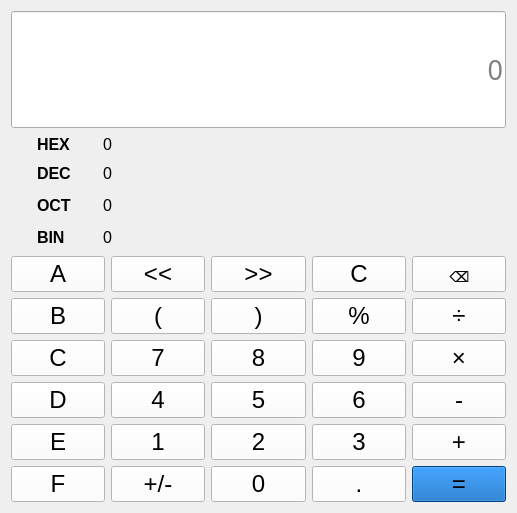
<?xml version="1.0" encoding="UTF-8"?>
<ui version="4.0">
 <class>Programmer</class>
 <widget class="QWidget" name="Programmer">
  <property name="geometry">
   <rect>
    <x>0</x>
    <y>0</y>
    <width>517</width>
    <height>513</height>
   </rect>
  </property>
  <property name="windowTitle">
   <string>Form</string>
  </property>
  <layout class="QVBoxLayout" name="verticalLayout">
   <item>
    <widget class="QLineEdit" name="display">
     <property name="sizePolicy">
      <sizepolicy hsizetype="Expanding" vsizetype="Preferred">
       <horstretch>0</horstretch>
       <verstretch>0</verstretch>
      </sizepolicy>
     </property>
     <property name="font">
      <font>
       <family>Bahnschrift SemiBold</family>
       <pointsize>20</pointsize>
       <weight>7</weight>
       <italic>false</italic>
       <bold>false</bold>
      </font>
     </property>
     <property name="mouseTracking">
      <bool>true</bool>
     </property>
     <property name="styleSheet">
      <string notr="true">font: 63 20pt &quot;Bahnschrift SemiBold&quot;;
color:black;
</string>
     </property>
     <property name="alignment">
      <set>Qt::AlignRight|Qt::AlignTrailing|Qt::AlignVCenter</set>
     </property>
     <property name="placeholderText">
      <string>0</string>
     </property>
    </widget>
   </item>
   <item>
    <layout class="QGridLayout" name="gridLayout_3">
     <item row="2" column="1">
      <widget class="QLabel" name="label_5">
       <property name="maximumSize">
        <size>
         <width>60</width>
         <height>16777215</height>
        </size>
       </property>
       <property name="font">
        <font>
         <family>Arial</family>
         <pointsize>12</pointsize>
         <weight>75</weight>
         <bold>true</bold>
        </font>
       </property>
       <property name="text">
        <string>OCT</string>
       </property>
      </widget>
     </item>
     <item row="0" column="1">
      <widget class="QLabel" name="label_3">
       <property name="maximumSize">
        <size>
         <width>60</width>
         <height>16777215</height>
        </size>
       </property>
       <property name="font">
        <font>
         <family>Arial</family>
         <pointsize>12</pointsize>
         <weight>75</weight>
         <bold>true</bold>
        </font>
       </property>
       <property name="text">
        <string>HEX</string>
       </property>
      </widget>
     </item>
     <item row="0" column="0">
      <widget class="QLabel" name="labelCur">
       <property name="maximumSize">
        <size>
         <width>20</width>
         <height>20</height>
        </size>
       </property>
       <property name="font">
        <font>
         <family>Arial</family>
         <pointsize>12</pointsize>
         <weight>75</weight>
         <bold>true</bold>
        </font>
       </property>
       <property name="styleSheet">
        <string notr="true">border-image: url(:/imgs/line.png);</string>
       </property>
       <property name="text">
        <string/>
       </property>
      </widget>
     </item>
     <item row="1" column="1">
      <widget class="QLabel" name="label_4">
       <property name="maximumSize">
        <size>
         <width>60</width>
         <height>16777215</height>
        </size>
       </property>
       <property name="font">
        <font>
         <family>Arial</family>
         <pointsize>12</pointsize>
         <weight>75</weight>
         <bold>true</bold>
        </font>
       </property>
       <property name="text">
        <string>DEC</string>
       </property>
      </widget>
     </item>
     <item row="1" column="2">
      <widget class="QLabel" name="labelDEC">
       <property name="font">
        <font>
         <family>Arial</family>
         <pointsize>12</pointsize>
        </font>
       </property>
       <property name="text">
        <string>0</string>
       </property>
      </widget>
     </item>
     <item row="2" column="2">
      <widget class="QLabel" name="labelOCT">
       <property name="font">
        <font>
         <family>Arial</family>
         <pointsize>12</pointsize>
        </font>
       </property>
       <property name="text">
        <string>0</string>
       </property>
      </widget>
     </item>
     <item row="3" column="2">
      <widget class="QLabel" name="labelBIN">
       <property name="font">
        <font>
         <family>Arial</family>
         <pointsize>12</pointsize>
        </font>
       </property>
       <property name="text">
        <string>0</string>
       </property>
      </widget>
     </item>
     <item row="3" column="1">
      <widget class="QLabel" name="label_6">
       <property name="maximumSize">
        <size>
         <width>60</width>
         <height>16777215</height>
        </size>
       </property>
       <property name="font">
        <font>
         <family>Arial</family>
         <pointsize>12</pointsize>
         <weight>75</weight>
         <bold>true</bold>
        </font>
       </property>
       <property name="text">
        <string>BIN</string>
       </property>
      </widget>
     </item>
     <item row="0" column="2">
      <widget class="QLabel" name="labelHEX">
       <property name="font">
        <font>
         <family>Arial</family>
         <pointsize>12</pointsize>
        </font>
       </property>
       <property name="text">
        <string>0</string>
       </property>
      </widget>
     </item>
    </layout>
   </item>
   <item>
    <layout class="QGridLayout" name="gridLayout_2">
     <item row="2" column="3">
      <widget class="QPushButton" name="btnNum9">
       <property name="sizePolicy">
        <sizepolicy hsizetype="Minimum" vsizetype="Minimum">
         <horstretch>0</horstretch>
         <verstretch>0</verstretch>
        </sizepolicy>
       </property>
       <property name="styleSheet">
        <string notr="true">QPushButton{
	font: 28 18pt;
	background-color: rgb(252, 252, 252);
}

QPushButton::hover{
	background-color: rgb(243, 243, 243);
	color:rgb(95, 95, 95);
}

QPushButton::pressed{
	background-color: rgb(243, 243, 243);
	color:rgb(95, 95, 95);
}
</string>
       </property>
       <property name="text">
        <string>9</string>
       </property>
      </widget>
     </item>
     <item row="0" column="1">
      <widget class="QPushButton" name="btnLeftMove">
       <property name="sizePolicy">
        <sizepolicy hsizetype="Minimum" vsizetype="Minimum">
         <horstretch>0</horstretch>
         <verstretch>0</verstretch>
        </sizepolicy>
       </property>
       <property name="styleSheet">
        <string notr="true">QPushButton{
	font: 28 18pt;
	background-color: rgb(252, 252, 252);
}

QPushButton::hover{
	background-color: rgb(243, 243, 243);
	color:rgb(95, 95, 95);
}

QPushButton::pressed{
	background-color: rgb(243, 243, 243);
	color:rgb(95, 95, 95);
}
</string>
       </property>
       <property name="text">
        <string>&lt;&lt;</string>
       </property>
      </widget>
     </item>
     <item row="0" column="0">
      <widget class="QPushButton" name="btnA">
       <property name="sizePolicy">
        <sizepolicy hsizetype="Minimum" vsizetype="Minimum">
         <horstretch>0</horstretch>
         <verstretch>0</verstretch>
        </sizepolicy>
       </property>
       <property name="styleSheet">
        <string notr="true">QPushButton{
	font: 28 18pt;
	background-color: rgb(252, 252, 252);
}

QPushButton::hover{
	background-color: rgb(243, 243, 243);
	color:rgb(95, 95, 95);
}

QPushButton::pressed{
	background-color: rgb(243, 243, 243);
	color:rgb(95, 95, 95);
}
</string>
       </property>
       <property name="text">
        <string>A</string>
       </property>
      </widget>
     </item>
     <item row="4" column="3">
      <widget class="QPushButton" name="btnNum3">
       <property name="sizePolicy">
        <sizepolicy hsizetype="Minimum" vsizetype="Minimum">
         <horstretch>0</horstretch>
         <verstretch>0</verstretch>
        </sizepolicy>
       </property>
       <property name="styleSheet">
        <string notr="true">QPushButton{
	font: 30 18pt;
	background-color: rgb(252, 252, 252);
}

QPushButton::hover{
	background-color: rgb(243, 243, 243);
	color:rgb(95, 95, 95);
}

QPushButton::pressed{
	background-color: rgb(243, 243, 243);
	color:rgb(95, 95, 95);
}
</string>
       </property>
       <property name="text">
        <string>3</string>
       </property>
      </widget>
     </item>
     <item row="0" column="2">
      <widget class="QPushButton" name="btnRightMove">
       <property name="sizePolicy">
        <sizepolicy hsizetype="Minimum" vsizetype="Minimum">
         <horstretch>0</horstretch>
         <verstretch>0</verstretch>
        </sizepolicy>
       </property>
       <property name="styleSheet">
        <string notr="true">QPushButton{
	font: 28 18pt;
	background-color: rgb(252, 252, 252);
}

QPushButton::hover{
	background-color: rgb(243, 243, 243);
	color:rgb(95, 95, 95);
}

QPushButton::pressed{
	background-color: rgb(243, 243, 243);
	color:rgb(95, 95, 95);
}
</string>
       </property>
       <property name="text">
        <string>&gt;&gt;</string>
       </property>
      </widget>
     </item>
     <item row="1" column="4">
      <widget class="QPushButton" name="btnDivide">
       <property name="sizePolicy">
        <sizepolicy hsizetype="Minimum" vsizetype="Minimum">
         <horstretch>0</horstretch>
         <verstretch>0</verstretch>
        </sizepolicy>
       </property>
       <property name="styleSheet">
        <string notr="true">QPushButton{
	font: 28 18pt;
	background-color: rgb(252, 252, 252);
}

QPushButton::hover{
	background-color: rgb(243, 243, 243);
	color:rgb(95, 95, 95);
}

QPushButton::pressed{
	background-color: rgb(243, 243, 243);
	color:rgb(95, 95, 95);
}
</string>
       </property>
       <property name="text">
        <string>÷</string>
       </property>
      </widget>
     </item>
     <item row="2" column="2">
      <widget class="QPushButton" name="btnNum8">
       <property name="sizePolicy">
        <sizepolicy hsizetype="Minimum" vsizetype="Minimum">
         <horstretch>0</horstretch>
         <verstretch>0</verstretch>
        </sizepolicy>
       </property>
       <property name="styleSheet">
        <string notr="true">QPushButton{
	font: 28 18pt;
	background-color: rgb(252, 252, 252);
}

QPushButton::hover{
	background-color: rgb(243, 243, 243);
	color:rgb(95, 95, 95);
}

QPushButton::pressed{
	background-color: rgb(243, 243, 243);
	color:rgb(95, 95, 95);
}
</string>
       </property>
       <property name="text">
        <string>8</string>
       </property>
       <property name="checkable">
        <bool>false</bool>
       </property>
       <property name="autoDefault">
        <bool>false</bool>
       </property>
      </widget>
     </item>
     <item row="2" column="4">
      <widget class="QPushButton" name="btnMultiple">
       <property name="sizePolicy">
        <sizepolicy hsizetype="Minimum" vsizetype="Minimum">
         <horstretch>0</horstretch>
         <verstretch>0</verstretch>
        </sizepolicy>
       </property>
       <property name="styleSheet">
        <string notr="true">QPushButton{
	font: 28 18pt;
	background-color: rgb(252, 252, 252);
}

QPushButton::hover{
	background-color: rgb(243, 243, 243);
	color:rgb(95, 95, 95);
}

QPushButton::pressed{
	background-color: rgb(243, 243, 243);
	color:rgb(95, 95, 95);
}
</string>
       </property>
       <property name="text">
        <string>×</string>
       </property>
      </widget>
     </item>
     <item row="4" column="4">
      <widget class="QPushButton" name="btnPlus">
       <property name="sizePolicy">
        <sizepolicy hsizetype="Minimum" vsizetype="Minimum">
         <horstretch>0</horstretch>
         <verstretch>0</verstretch>
        </sizepolicy>
       </property>
       <property name="styleSheet">
        <string notr="true">QPushButton{
	font: 30 18pt;
	background-color: rgb(252, 252, 252);
}

QPushButton::hover{
	background-color: rgb(243, 243, 243);
	color:rgb(95, 95, 95);
}

QPushButton::pressed{
	background-color: rgb(243, 243, 243);
	color:rgb(95, 95, 95);
}
</string>
       </property>
       <property name="text">
        <string>+</string>
       </property>
      </widget>
     </item>
     <item row="2" column="0">
      <widget class="QPushButton" name="btnC">
       <property name="sizePolicy">
        <sizepolicy hsizetype="Minimum" vsizetype="Minimum">
         <horstretch>0</horstretch>
         <verstretch>0</verstretch>
        </sizepolicy>
       </property>
       <property name="styleSheet">
        <string notr="true">QPushButton{
	font: 28 18pt;
	background-color: rgb(252, 252, 252);
}

QPushButton::hover{
	background-color: rgb(243, 243, 243);
	color:rgb(95, 95, 95);
}

QPushButton::pressed{
	background-color: rgb(243, 243, 243);
	color:rgb(95, 95, 95);
}
</string>
       </property>
       <property name="text">
        <string>C</string>
       </property>
      </widget>
     </item>
     <item row="4" column="1">
      <widget class="QPushButton" name="btnNum1">
       <property name="sizePolicy">
        <sizepolicy hsizetype="Minimum" vsizetype="Minimum">
         <horstretch>0</horstretch>
         <verstretch>0</verstretch>
        </sizepolicy>
       </property>
       <property name="styleSheet">
        <string notr="true">QPushButton{
	font: 30 18pt;
	background-color: rgb(252, 252, 252);
}

QPushButton::hover{
	background-color: rgb(243, 243, 243);
	color:rgb(95, 95, 95);
}

QPushButton::pressed{
	background-color: rgb(243, 243, 243);
	color:rgb(95, 95, 95);
}
</string>
       </property>
       <property name="text">
        <string>1</string>
       </property>
      </widget>
     </item>
     <item row="0" column="3">
      <widget class="QPushButton" name="btnClearAll">
       <property name="sizePolicy">
        <sizepolicy hsizetype="Minimum" vsizetype="Minimum">
         <horstretch>0</horstretch>
         <verstretch>0</verstretch>
        </sizepolicy>
       </property>
       <property name="styleSheet">
        <string notr="true">QPushButton{
	font: 28 18pt;
	background-color: rgb(252, 252, 252);
}

QPushButton::hover{
	background-color: rgb(243, 243, 243);
	color:rgb(95, 95, 95);
}

QPushButton::pressed{
	background-color: rgb(243, 243, 243);
	color:rgb(95, 95, 95);
}
</string>
       </property>
       <property name="text">
        <string>C</string>
       </property>
      </widget>
     </item>
     <item row="1" column="0">
      <widget class="QPushButton" name="btnB">
       <property name="sizePolicy">
        <sizepolicy hsizetype="Minimum" vsizetype="Minimum">
         <horstretch>0</horstretch>
         <verstretch>0</verstretch>
        </sizepolicy>
       </property>
       <property name="styleSheet">
        <string notr="true">QPushButton{
	font: 28 18pt;
	background-color: rgb(252, 252, 252);
}

QPushButton::hover{
	background-color: rgb(243, 243, 243);
	color:rgb(95, 95, 95);
}

QPushButton::pressed{
	background-color: rgb(243, 243, 243);
	color:rgb(95, 95, 95);
}
</string>
       </property>
       <property name="text">
        <string>B</string>
       </property>
      </widget>
     </item>
     <item row="5" column="4">
      <widget class="QPushButton" name="btnEqual">
       <property name="sizePolicy">
        <sizepolicy hsizetype="Minimum" vsizetype="Minimum">
         <horstretch>0</horstretch>
         <verstretch>0</verstretch>
        </sizepolicy>
       </property>
       <property name="styleSheet">
        <string notr="true">QPushButton{
	font: 30 18pt;
	background-color: rgb(0, 95, 186);
}

QPushButton::hover{
	background-color: rgb(49, 125, 197);
	color:rgb(95, 95, 95);
}

QPushButton::pressed{
	background-color: rgb(49, 125, 197);
	color:rgb(95, 95, 95);
}
</string>
       </property>
       <property name="text">
        <string>=</string>
       </property>
      </widget>
     </item>
     <item row="1" column="1">
      <widget class="QPushButton" name="btnLeft">
       <property name="sizePolicy">
        <sizepolicy hsizetype="Minimum" vsizetype="Minimum">
         <horstretch>0</horstretch>
         <verstretch>0</verstretch>
        </sizepolicy>
       </property>
       <property name="styleSheet">
        <string notr="true">QPushButton{
	font: 28 18pt;
	background-color: rgb(252, 252, 252);
}

QPushButton::hover{
	background-color: rgb(243, 243, 243);
	color:rgb(95, 95, 95);
}

QPushButton::pressed{
	background-color: rgb(243, 243, 243);
	color:rgb(95, 95, 95);
}
</string>
       </property>
       <property name="text">
        <string>(</string>
       </property>
      </widget>
     </item>
     <item row="2" column="1">
      <widget class="QPushButton" name="btnNum7">
       <property name="sizePolicy">
        <sizepolicy hsizetype="Minimum" vsizetype="Minimum">
         <horstretch>0</horstretch>
         <verstretch>0</verstretch>
        </sizepolicy>
       </property>
       <property name="styleSheet">
        <string notr="true">QPushButton{
	font: 28 18pt;
	background-color: rgb(252, 252, 252);
}

QPushButton::hover{
	background-color: rgb(243, 243, 243);
	color:rgb(95, 95, 95);
}

QPushButton::pressed{
	background-color: rgb(243, 243, 243);
	color:rgb(95, 95, 95);
}
</string>
       </property>
       <property name="text">
        <string>7</string>
       </property>
      </widget>
     </item>
     <item row="4" column="2">
      <widget class="QPushButton" name="btnNum2">
       <property name="sizePolicy">
        <sizepolicy hsizetype="Minimum" vsizetype="Minimum">
         <horstretch>0</horstretch>
         <verstretch>0</verstretch>
        </sizepolicy>
       </property>
       <property name="styleSheet">
        <string notr="true">QPushButton{
	font: 30 18pt;
	background-color: rgb(252, 252, 252);
}

QPushButton::hover{
	background-color: rgb(243, 243, 243);
	color:rgb(95, 95, 95);
}

QPushButton::pressed{
	background-color: rgb(243, 243, 243);
	color:rgb(95, 95, 95);
}
</string>
       </property>
       <property name="text">
        <string>2</string>
       </property>
      </widget>
     </item>
     <item row="3" column="2">
      <widget class="QPushButton" name="btnNum5">
       <property name="sizePolicy">
        <sizepolicy hsizetype="Minimum" vsizetype="Minimum">
         <horstretch>0</horstretch>
         <verstretch>0</verstretch>
        </sizepolicy>
       </property>
       <property name="styleSheet">
        <string notr="true">QPushButton{
	font: 28 18pt;
	background-color: rgb(252, 252, 252);
}

QPushButton::hover{
	background-color: rgb(243, 243, 243);
	color:rgb(95, 95, 95);
}

QPushButton::pressed{
	background-color: rgb(243, 243, 243);
	color:rgb(95, 95, 95);
}
</string>
       </property>
       <property name="text">
        <string>5</string>
       </property>
      </widget>
     </item>
     <item row="3" column="4">
      <widget class="QPushButton" name="btnMinus">
       <property name="sizePolicy">
        <sizepolicy hsizetype="Minimum" vsizetype="Minimum">
         <horstretch>0</horstretch>
         <verstretch>0</verstretch>
        </sizepolicy>
       </property>
       <property name="styleSheet">
        <string notr="true">QPushButton{
	font: 28 18pt;
	background-color: rgb(252, 252, 252);
}

QPushButton::hover{
	background-color: rgb(243, 243, 243);
	color:rgb(95, 95, 95);
}

QPushButton::pressed{
	background-color: rgb(243, 243, 243);
	color:rgb(95, 95, 95);
}
</string>
       </property>
       <property name="text">
        <string>-</string>
       </property>
      </widget>
     </item>
     <item row="1" column="2">
      <widget class="QPushButton" name="btnRight">
       <property name="sizePolicy">
        <sizepolicy hsizetype="Minimum" vsizetype="Minimum">
         <horstretch>0</horstretch>
         <verstretch>0</verstretch>
        </sizepolicy>
       </property>
       <property name="styleSheet">
        <string notr="true">QPushButton{
	font: 28 18pt;
	background-color: rgb(252, 252, 252);
}

QPushButton::hover{
	background-color: rgb(243, 243, 243);
	color:rgb(95, 95, 95);
}

QPushButton::pressed{
	background-color: rgb(243, 243, 243);
	color:rgb(95, 95, 95);
}
</string>
       </property>
       <property name="text">
        <string>)</string>
       </property>
      </widget>
     </item>
     <item row="0" column="4">
      <widget class="QPushButton" name="btnDel">
       <property name="sizePolicy">
        <sizepolicy hsizetype="Minimum" vsizetype="Minimum">
         <horstretch>0</horstretch>
         <verstretch>0</verstretch>
        </sizepolicy>
       </property>
       <property name="styleSheet">
        <string notr="true">QPushButton{
	font: 28 18pt;
	background-color: rgb(252, 252, 252);
}

QPushButton::hover{
	background-color: rgb(243, 243, 243);
	color:rgb(95, 95, 95);
}

QPushButton::pressed{
	background-color: rgb(243, 243, 243);
	color:rgb(95, 95, 95);
}
</string>
       </property>
       <property name="text">
        <string>⌫</string>
       </property>
      </widget>
     </item>
     <item row="3" column="1">
      <widget class="QPushButton" name="btnNum4">
       <property name="sizePolicy">
        <sizepolicy hsizetype="Minimum" vsizetype="Minimum">
         <horstretch>0</horstretch>
         <verstretch>0</verstretch>
        </sizepolicy>
       </property>
       <property name="styleSheet">
        <string notr="true">QPushButton{
	font: 28 18pt;
	background-color: rgb(252, 252, 252);
}

QPushButton::hover{
	background-color: rgb(243, 243, 243);
	color:rgb(95, 95, 95);
}

QPushButton::pressed{
	background-color: rgb(243, 243, 243);
	color:rgb(95, 95, 95);
}
</string>
       </property>
       <property name="text">
        <string>4</string>
       </property>
      </widget>
     </item>
     <item row="3" column="3">
      <widget class="QPushButton" name="btnNum6">
       <property name="sizePolicy">
        <sizepolicy hsizetype="Minimum" vsizetype="Minimum">
         <horstretch>0</horstretch>
         <verstretch>0</verstretch>
        </sizepolicy>
       </property>
       <property name="styleSheet">
        <string notr="true">QPushButton{
	font: 28 18pt;
	background-color: rgb(252, 252, 252);
}

QPushButton::hover{
	background-color: rgb(243, 243, 243);
	color:rgb(95, 95, 95);
}

QPushButton::pressed{
	background-color: rgb(243, 243, 243);
	color:rgb(95, 95, 95);
}
</string>
       </property>
       <property name="text">
        <string>6</string>
       </property>
      </widget>
     </item>
     <item row="3" column="0">
      <widget class="QPushButton" name="btnD">
       <property name="sizePolicy">
        <sizepolicy hsizetype="Minimum" vsizetype="Minimum">
         <horstretch>0</horstretch>
         <verstretch>0</verstretch>
        </sizepolicy>
       </property>
       <property name="styleSheet">
        <string notr="true">QPushButton{
	font: 30 18pt;
	background-color: rgb(252, 252, 252);
}

QPushButton::hover{
	background-color: rgb(243, 243, 243);
	color:rgb(95, 95, 95);
}

QPushButton::pressed{
	background-color: rgb(243, 243, 243);
	color:rgb(95, 95, 95);
}
</string>
       </property>
       <property name="text">
        <string>D</string>
       </property>
      </widget>
     </item>
     <item row="4" column="0">
      <widget class="QPushButton" name="btnE">
       <property name="sizePolicy">
        <sizepolicy hsizetype="Minimum" vsizetype="Minimum">
         <horstretch>0</horstretch>
         <verstretch>0</verstretch>
        </sizepolicy>
       </property>
       <property name="styleSheet">
        <string notr="true">QPushButton{
	font: 30 18pt;
	background-color: rgb(252, 252, 252);
}

QPushButton::hover{
	background-color: rgb(243, 243, 243);
	color:rgb(95, 95, 95);
}

QPushButton::pressed{
	background-color: rgb(243, 243, 243);
	color:rgb(95, 95, 95);
}
</string>
       </property>
       <property name="text">
        <string>E</string>
       </property>
      </widget>
     </item>
     <item row="1" column="3">
      <widget class="QPushButton" name="btnPercentage">
       <property name="sizePolicy">
        <sizepolicy hsizetype="Minimum" vsizetype="Minimum">
         <horstretch>0</horstretch>
         <verstretch>0</verstretch>
        </sizepolicy>
       </property>
       <property name="styleSheet">
        <string notr="true">QPushButton{
	font: 28 18pt;
	background-color: rgb(252, 252, 252);
}

QPushButton::hover{
	background-color: rgb(243, 243, 243);
	color:rgb(95, 95, 95);
}

QPushButton::pressed{
	background-color: rgb(243, 243, 243);
	color:rgb(95, 95, 95);
}
</string>
       </property>
       <property name="text">
        <string>%</string>
       </property>
      </widget>
     </item>
     <item row="5" column="3">
      <widget class="QPushButton" name="btnPeriod">
       <property name="sizePolicy">
        <sizepolicy hsizetype="Minimum" vsizetype="Minimum">
         <horstretch>0</horstretch>
         <verstretch>0</verstretch>
        </sizepolicy>
       </property>
       <property name="styleSheet">
        <string notr="true">QPushButton{
	font: 40 18pt;
	background-color: rgb(252, 252, 252);
}

QPushButton::hover{
	background-color: rgb(243, 243, 243);
	color:rgb(95, 95, 95);
}

QPushButton::pressed{
	background-color: rgb(243, 243, 243);
	color:rgb(95, 95, 95);
}
</string>
       </property>
       <property name="text">
        <string>.</string>
       </property>
      </widget>
     </item>
     <item row="5" column="2">
      <widget class="QPushButton" name="btnNum0">
       <property name="sizePolicy">
        <sizepolicy hsizetype="Minimum" vsizetype="Minimum">
         <horstretch>0</horstretch>
         <verstretch>0</verstretch>
        </sizepolicy>
       </property>
       <property name="styleSheet">
        <string notr="true">QPushButton{
	font: 30 18pt;
	background-color: rgb(252, 252, 252);
}

QPushButton::hover{
	background-color: rgb(243, 243, 243);
	color:rgb(95, 95, 95);
}

QPushButton::pressed{
	background-color: rgb(243, 243, 243);
	color:rgb(95, 95, 95);
}
</string>
       </property>
       <property name="text">
        <string>0</string>
       </property>
      </widget>
     </item>
     <item row="5" column="1">
      <widget class="QPushButton" name="btnZhengFu">
       <property name="sizePolicy">
        <sizepolicy hsizetype="Minimum" vsizetype="Minimum">
         <horstretch>0</horstretch>
         <verstretch>0</verstretch>
        </sizepolicy>
       </property>
       <property name="styleSheet">
        <string notr="true">QPushButton{
	font: 30 18pt;
	background-color: rgb(252, 252, 252);
}

QPushButton::hover{
	background-color: rgb(243, 243, 243);
	color:rgb(95, 95, 95);
}

QPushButton::pressed{
	background-color: rgb(243, 243, 243);
	color:rgb(95, 95, 95);
}
</string>
       </property>
       <property name="text">
        <string>+/-</string>
       </property>
      </widget>
     </item>
     <item row="5" column="0">
      <widget class="QPushButton" name="btnF">
       <property name="sizePolicy">
        <sizepolicy hsizetype="Minimum" vsizetype="Minimum">
         <horstretch>0</horstretch>
         <verstretch>0</verstretch>
        </sizepolicy>
       </property>
       <property name="styleSheet">
        <string notr="true">QPushButton{
	font: 30 18pt;
	background-color: rgb(252, 252, 252);
}

QPushButton::hover{
	background-color: rgb(243, 243, 243);
	color:rgb(95, 95, 95);
}

QPushButton::pressed{
	background-color: rgb(243, 243, 243);
	color:rgb(95, 95, 95);
}
</string>
       </property>
       <property name="text">
        <string>F</string>
       </property>
      </widget>
     </item>
    </layout>
   </item>
  </layout>
 </widget>
 <resources/>
 <connections/>
</ui>
